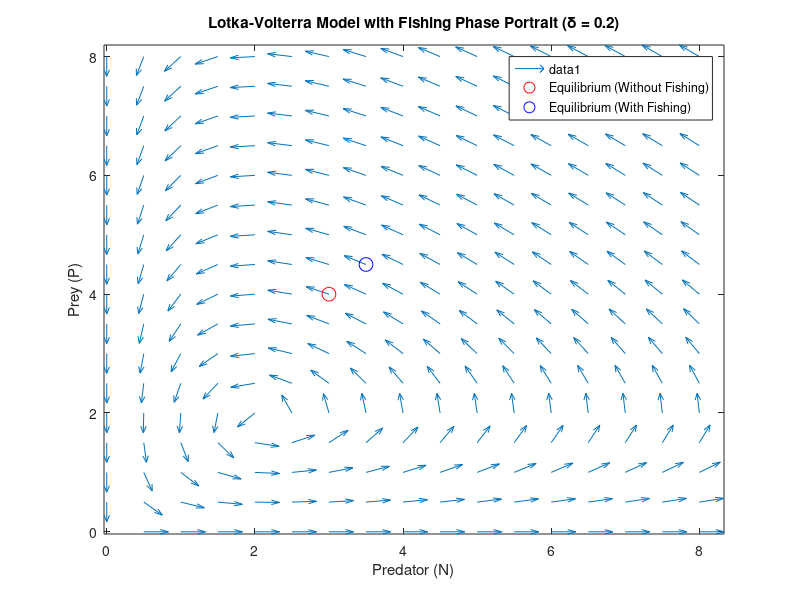

MATLAB code to generate this figure:
% Define the Lotka-Volterra equations with fishing
LV_fishing_equations = @(t, y) [y(1) * (4 - 2 * y(2) - 0.2); y(2) * (1.5 * y(1) - 3 - 0.2)];

% Define the range for plotting the phase portrait
N_range = 0:0.5:8;
P_range = 0:0.5:8;
[x, y] = meshgrid(N_range, P_range);

% Calculate derivatives at each point
dydt1 = x .* (4 - 2 * y - 0.2);
dydt2 = y .* (1.5 * x - 3 - 0.2);

% Normalize the arrows for better visualization
L = sqrt(dydt1.^2 + dydt2.^2);
dydt1 = dydt1 ./ L;
dydt2 = dydt2 ./ L;

% Plot the phase portrait
figure;
quiver(x, y, dydt1, dydt2, 0.5);
title('Lotka-Volterra Model with Fishing Phase Portrait (\delta = 0.2)');
xlabel('Predator (N)');
ylabel('Prey (P)');
axis tight;
hold on;

% Equilibrium points without fishing
N_eq_no_fishing = 3;
P_eq_no_fishing = 4;
plot(N_eq_no_fishing, P_eq_no_fishing, 'ro', 'MarkerSize', 10, 'DisplayName', 'Equilibrium (Without Fishing)');

% Equilibrium points with fishing
N_eq_with_fishing = 3.5;
P_eq_with_fishing = 4.5;
plot(N_eq_with_fishing, P_eq_with_fishing, 'bo', 'MarkerSize', 10, 'DisplayName', 'Equilibrium (With Fishing)');

legend('show');
